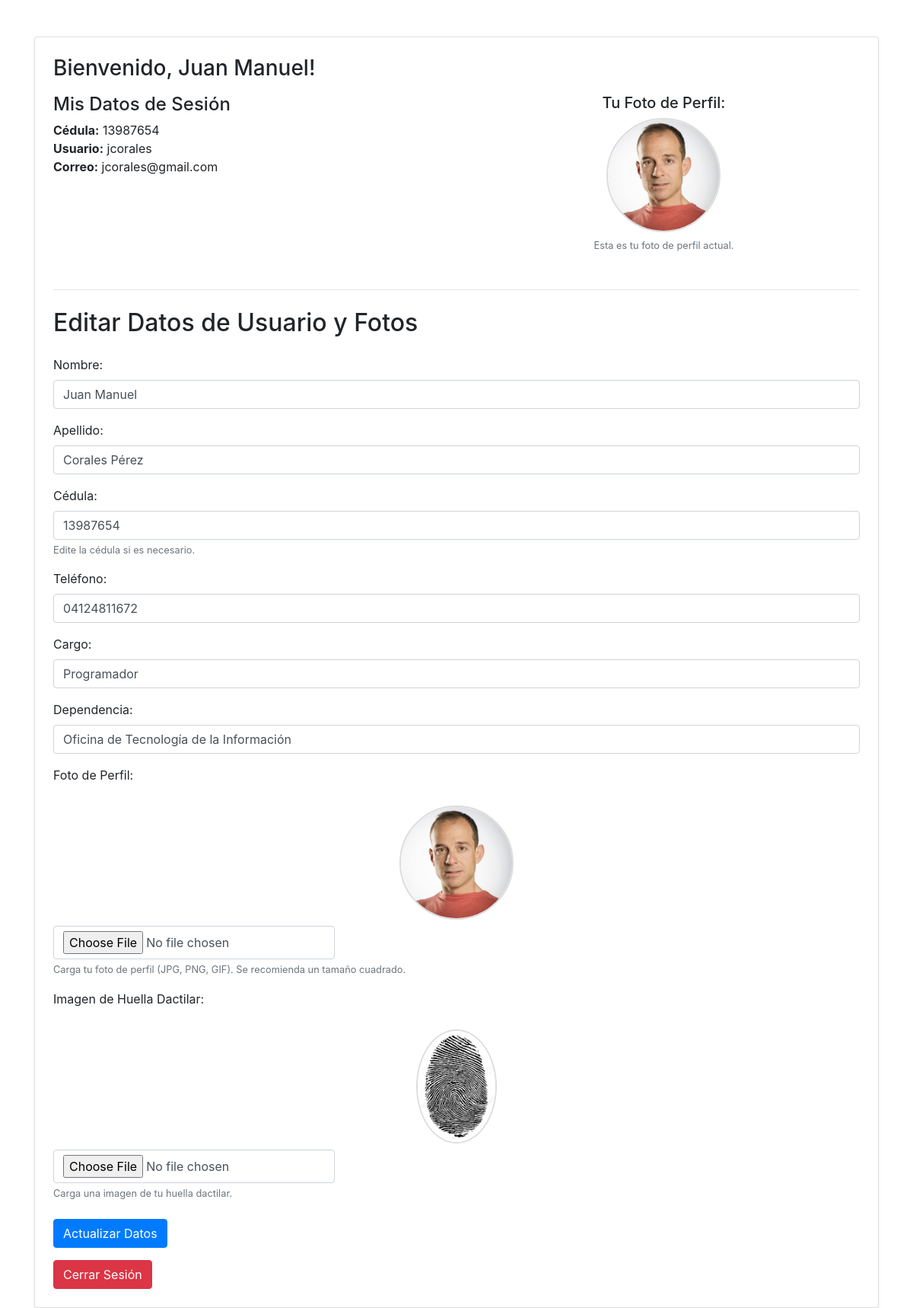
/mis_datos.php (signed in), run on the app's committed database.
### tables this page shows
CREATE TABLE `users` (
  `id` int(11) NOT NULL,
  `cedula` varchar(20) NOT NULL,
  `username` varchar(50) NOT NULL,
  `password_hash` varchar(255) NOT NULL,
  `nombre` varchar(100) NOT NULL,
  `apellido` varchar(100) NOT NULL,
  `telefono` varchar(20) DEFAULT NULL,
  `correo` varchar(100) NOT NULL,
  `foto_perfil` varchar(255) DEFAULT NULL,
  `huella_dactilar` varchar(255) DEFAULT NULL,
  `cargo` varchar(100) DEFAULT NULL,
  `dependencia` varchar(100) DEFAULT NULL,
  `created_at` timestamp NOT NULL DEFAULT current_timestamp(),
  `updated_at` timestamp NOT NULL DEFAULT current_timestamp() ON UPDATE current_timestamp(),
  `status` enum('active','inactive') DEFAULT 'active'
);

### mis_datos.php (the view, shortened to what this page needs)
<?php
require_once 'conexion.php';
$user_id_logged = $_SESSION['user_id'];
$cedula_usuario = htmlspecialchars($_SESSION['cedula'] ?? 'N/A');
$nombre_usuario_sesion = htmlspecialchars($_SESSION['nombre'] ?? 'Usuario');
$correo_usuario = htmlspecialchars($_SESSION['correo'] ?? 'N/A');
$nombre_formulario = '';
$apellido_formulario = '';
$telefono_formulario = '';
$foto_perfil_existente = '';
$huella_dactilar_existente = '';
$cargo_formulario = '';
$dependencia_formulario = '';
$datos_completos_existentes = false;
if ($stmt = $conn->prepare("SELECT nombre, apellido, telefono, foto_perfil, huella_dactilar, cargo, dependencia FROM users WHERE id = ?")) {
    $stmt->bind_param("i", $user_id_logged);
    $stmt->execute();
    $result = $stmt->get_result();
    if ($result->num_rows > 0) {
        $datos_db = $result->fetch_assoc();
        $nombre_formulario = htmlspecialchars($datos_db['nombre'] ?? '');
        $apellido_formulario = htmlspecialchars($datos_db['apellido'] ?? '');
        $telefono_formulario = htmlspecialchars($datos_db['telefono'] ?? '');
        $foto_perfil_existente = htmlspecialchars($datos_db['foto_perfil'] ?? '');
        $huella_dactilar_existente = htmlspecialchars($datos_db['huella_dactilar'] ?? '');
        $cargo_formulario = htmlspecialchars($datos_db['cargo'] ?? '');
        $dependencia_formulario = htmlspecialchars($datos_db['dependencia'] ?? '');
        if (
            !empty($nombre_formulario) && $nombre_formulario !== '____________________' &&
            !empty($apellido_formulario) && $apellido_formulario !== '____________________' &&
            !empty($telefono_formulario) &&
            !empty($cargo_formulario) &&
            !empty($dependencia_formulario)
        ) {
            $datos_completos_existentes = true;
        } else {
            $mensaje_modal_inicial = "Parece que tus datos personales no están completos o son los valores por defecto. Por favor, ingrésalos o actualízalos.";
        }
    } else {
        $mensaje_modal_inicial = "No hemos encontrado tus datos personales. Por favor, ingrésalos para completar tu perfil.";
    }
} else {
    $mensaje_modal_inicial = "Error al intentar cargar tus datos (consulta DB fallida): " . $conn->error;
}
?>
<!DOCTYPE html>
<html lang="es">
<head>
    <link href="https://stackpath.bootstrapcdn.com/bootstrap/4.5.2/css/bootstrap.min.css" rel="stylesheet">
    <link rel="stylesheet" href="https://cdnjs.cloudflare.com/ajax/libs/font-awesome/5.15.3/css/all.min.css">
</head>
<body>
<div class="container mt-5">
    <div class="card p-4 shadow-sm">
        <h3 class="mb-3">Bienvenido, <?php echo $nombre_usuario_sesion; ?>!</h3>
        <div class="row mb-4">
            <div class="col-md-6">
                <h4 class="mb-2">Mis Datos de Sesión</h4>
                <ul class="list-unstyled">
                    <li><strong>Cédula:</strong> <?php echo $cedula_usuario; ?></li>
                    <li><strong>Usuario:</strong> <?php echo htmlspecialchars($_SESSION['username'] ?? 'N/A'); ?></li>
                    <li><strong>Correo:</strong> <?php echo $correo_usuario; ?></li>
                </ul>
            </div>
            <div class="col-md-6 align-alert-center">
                <div class="text-center">
                    <h5>Tu Foto de Perfil:</h5>
                    <?php
                    if (!empty($foto_perfil_existente) && file_exists($foto_perfil_existente)):
                    ?>
                        <img src="<?php echo htmlspecialchars($foto_perfil_existente); ?>" alt="Foto de Perfil del Usuario" class="img-fluid rounded-circle profile-img">
                        <small class="form-text text-muted mt-2">Esta es tu foto de perfil actual.</small>
                    <?php endif; ?>
                </div>
            </div>
        </div>
        <hr class="my-4">
        <h2 class="mb-4">Editar Datos de Usuario y Fotos</h2>
        <form action="actualizar_perfil.php" method="post" enctype="multipart/form-data">
            <div class="form-group">
                <label for="nombre">Nombre:</label>
                <input type="text" class="form-control" id="nombre" name="nombre" placeholder="Ingrese el nombre" value="<?php echo $nombre_formulario; ?>" required>
            </div>
            <div class="form-group">
                <label for="apellido">Apellido:</label>
                <input type="text" class="form-control" id="apellido" name="apellido" placeholder="Ingrese el apellido" value="<?php echo $apellido_formulario; ?>" required>
            </div>
            <div class="form-group">
                <label for="cedula">Cédula:</label>
                <input type="text" class="form-control" id="cedula" name="cedula"
                        value="<?php echo $cedula_usuario; ?>" required>
                <small class="form-text text-muted">Edite la cédula si es necesario.</small>
            </div>
            <div class="form-group">
                <label for="telefono">Teléfono:</label>
                <input type="text" class="form-control" id="telefono" name="telefono" placeholder="Ingrese el teléfono (ej. 04121234567)" pattern="^\d{11}$" title="Ingrese 11 dígitos numéricos (ej. 04121234567)" value="<?php echo $telefono_formulario; ?>" required>
            </div>
            <div class="form-group">
                <label for="cargo">Cargo:</label>
                <input type="text" class="form-control" id="cargo" name="cargo" placeholder="Ingrese su cargo" value="<?php echo $cargo_formulario; ?>" required>
            </div>
            <div class="form-group">
                <label for="dependencia">Dependencia:</label>
                <input type="text" class="form-control" id="dependencia" name="dependencia" placeholder="Ingrese su dependencia" value="<?php echo $dependencia_formulario; ?>" required>
            </div>
            <div class="form-group">
                <label for="foto_perfil">Foto de Perfil:</label>
                <div class="profile-img-container">
                    <?php
                    if (!empty($foto_perfil_existente) && file_exists($foto_perfil_existente)):
                    ?>
                        <img src="<?php echo htmlspecialchars($foto_perfil_existente); ?>" alt="Foto de Perfil" class="profile-img">
                    <?php else: ?>
                        <div class="placeholder-img">
                            <i class="fas fa-user-circle"></i> </div>
                    <?php endif; ?>
                </div>
                <div class="d-flex align-items-center mt-2">
                    <input type="file" class="form-control-file-custom" id="foto_perfil" name="foto_perfil" accept="image/jpeg, image/png, image/gif">
                </div>
                <small class="form-text text-muted">Carga tu foto de perfil (JPG, PNG, GIF). Se recomienda un tamaño cuadrado.</small>
            </div>
            <div class="form-group">
                <label for="huella_dactilar">Imagen de Huella Dactilar:</label>
                <div class="fingerprint-img-container">
                    <?php
                    if (!empty($huella_dactilar_existente) && file_exists($huella_dactilar_existente)):
                    ?>
                        <img src="<?php echo htmlspecialchars($huella_dactilar_existente); ?>" alt="Imagen de Huella Dactilar" class="fingerprint-img">
                    <?php else: ?>
                        <div class="placeholder-img">
                            <i class="fas fa-fingerprint"></i> </div>
                    <?php endif; ?>
                </div>
                <div class="d-flex align-items-center mt-2">
                    <input type="file" class="form-control-file-custom" id="huella_dactilar" name="huella_dactilar" accept="image/jpeg, image/png, image/gif">
                </div>
                <small class="form-text text-muted">Carga una imagen de tu huella dactilar.</small>
            </div>
            <div class="mt-4">
                <button type="submit" class="btn btn-primary">
                    <?php echo $datos_completos_existentes ? 'Actualizar Datos' : 'Ingresar Datos'; ?>
                </button>
            </div>
            <a href="logout.php" class="btn btn-danger mt-3">Cerrar Sesión</a>
        </form>
    </div>
</div>
</body>
</html>

### mis_datos.php (style rules this page uses)
.profile-img-container, .fingerprint-img-container { margin-top: 20px; text-align: center; }
.profile-img, .fingerprint-img { max-width: 150px; max-height: 150px; border-radius: 50%; object-fit: cover; border: 2px solid #ddd; }
.align-alert-center { display: flex; align-items: center; justify-content: center; height: 100%; }
.form-control-file-custom { display: inline-block; width: auto; padding: .375rem .75rem; font-size: 1rem; line-height: 1.5; color: #495057; background-color: #fff; background-clip: padding-box; border: 1px solid #ced4da; border-radius: .25rem; transition: border-color .15s ease-in-out, box-shadow .15s ease-in-out; }

### data on the page
users: foto_perfil (picture), nombre "Juan Manuel", apellido "Corales Pérez", telefono "04124811672", cargo "Programador", dependencia "Oficina de Tecnología de la Información", huella_dactilar (picture)

### other printed values
$nombre_usuario_sesion "Juan Manuel"
$cedula_usuario "13987654"
$_SESSION['username'] "jcorales"
$correo_usuario "jcorales@gmail.com"
